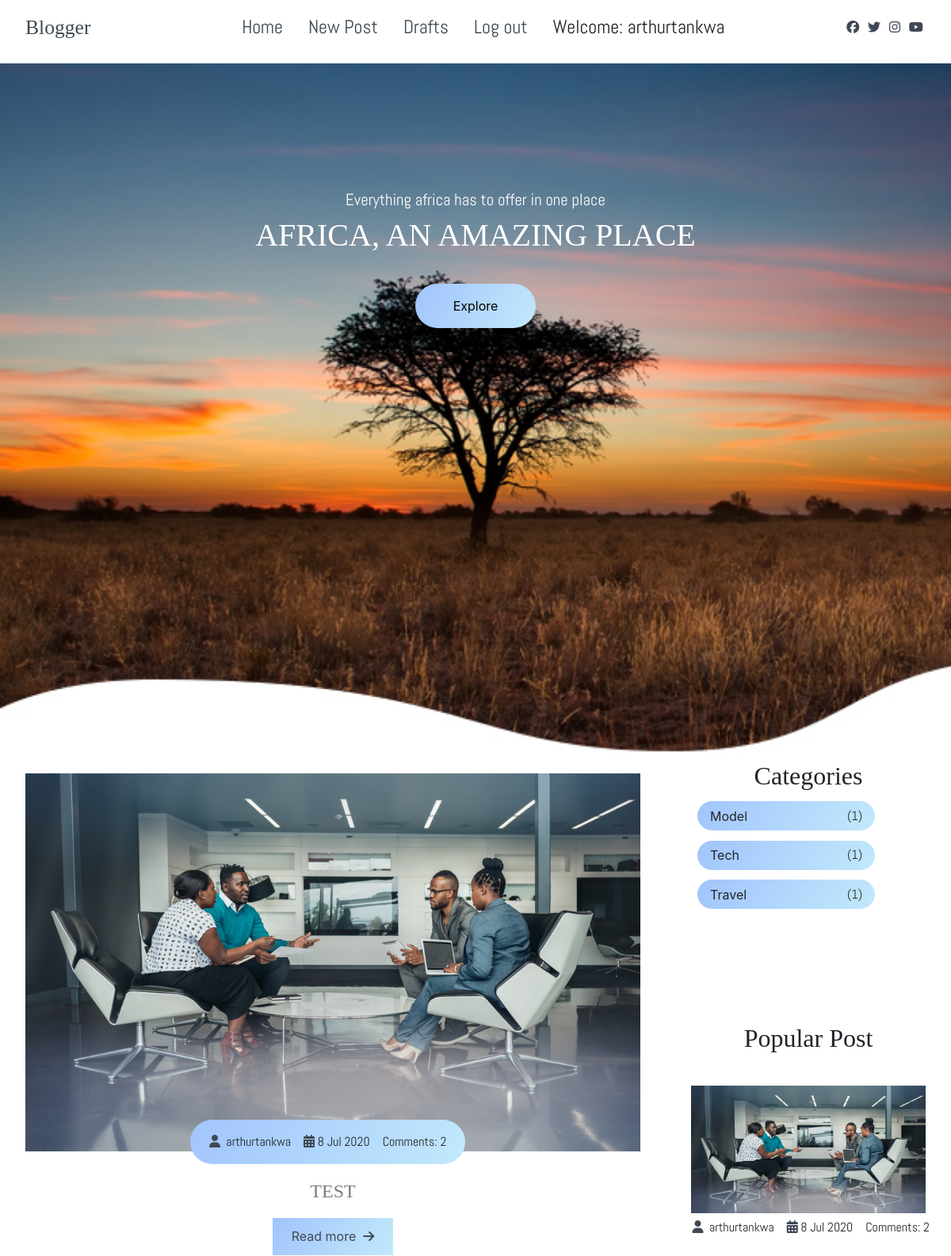
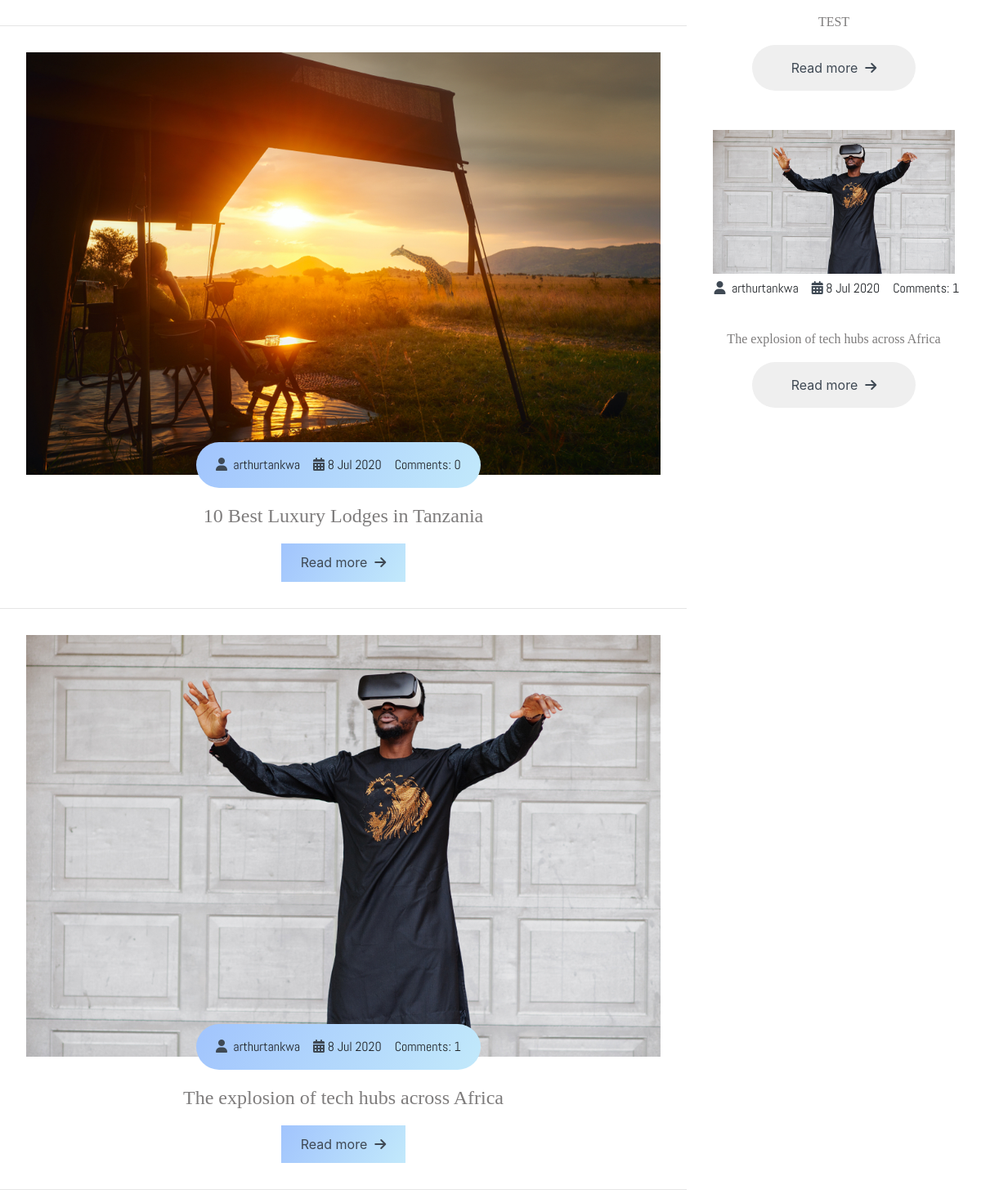
The app's page / (signed in) with its own data (2 pictures, top to bottom).
### blog/models.py (models this page shows, shortened)
class Post(models.Model):
    author = models.ForeignKey('auth.User',on_delete=models.CASCADE)
    title = models.CharField(max_length=200)
    text = models.TextField()
    image = models.ImageField()
    category = models.CharField(max_length=200, choices = cat_choices)
    created_date = models.DateTimeField(default=timezone.now)
    published_date = models.DateTimeField(blank=True, null=True)
    def approve_comments(self):
        return self.comments.filter(approved_comment=True)

### blog/views.py (the view)
# urls.py: path('',views.PostListView.as_view(),name='post_list'),
class PostListView(ListView):
    model = Post
    template_name = "blog/post_list.html"
    def get_queryset(self):
        return Post.objects.filter(published_date__lte=timezone.now()).order_by('-published_date') [:4]
    def get_context_data(self, **kwargs):
        context = super().get_context_data(**kwargs)
        query1 = Post.objects.values('category').annotate(Count('category')).order_by()
        query2 = Post.objects.annotate(comments_count=Count('comments')).filter(comments_count__gt=0).order_by('-comments_count')[:4]
        context["categories"] = query1
        context["popular"] = query2
        return context

### blog/templates/blog/post_list.html
{% extends 'blog/base.html' %}
{% block content %}
<section>
  <div class="site-content">
    <div class="post">
        {% for post in post_list %}
        <div class="post-content" data-aos="zoom-in" data-aos-delay="200">
          <div class="post-image">
            <div>
              <img src="{{post.image.url}}" class="img"/>
            </div>
            <div class="post-info flex-row">
              <span><i class="fas fa-user text-gray"></i>&nbsp {{post.author}}</span>
              <span><i class="fas fa-calendar-alt text-gray date"></i> {{ post.published_date|date:"j M Y"}}</span>
              <span> Comments: {{ post.approve_comments.count }}</span>
            </div>
          </div>
          <div class = "post-tittle">
            <p> {{ post.title }} </p>
            <button class="btn post-btn">
              <a href="{% url 'post_detail' pk=post.pk %}">Read more &nbsp;<i class="fas fa-arrow-right"></i></a>
            </button>
          </div>
        </div>
      <hr>
      {% endfor %}
    </div>
    <aside class="sidebar">
      <div class="categorie">
        <h2>Categories</h2>
        <ul class="categorie-list">
          {% for category in categories %}
            <li class="list-items" data-aos="fade-left" data-aos-delay="100">{{category.category}}<span>({{category.category__count}})</span></li>
          {% endfor %}
        </ul>
        <div class="popular-post">
          <h2 >Popular Post</h2>
          {% for post in popular %}
            <div class="post-content" data-aos="zoom-in" data-aos-delay="200">
              <div class="post-image">
                <div>
                  <img src="{{post.image.url}}" class="img"/>
                </div>
                <div class="post-info flex-row">
                  <span><i class="fas fa-user text-gray"></i>&nbsp {{post.author}}</span>
                  <span><i class="fas fa-calendar-alt text-gray date"></i> {{ post.published_date|date:"j M Y"}}</span>
                  <span> Comments: {{ post.approve_comments.count }}</span>
                </div>
              </div>
            </div>
            <div class = "post-tittle">
              <p> {{ post.title }} </p>
              <button class="btn post-btn">
                <a href="{% url 'post_detail' pk=post.pk %}">Read more &nbsp;<i class="fas fa-arrow-right"></i></a>
              </button>
            </div>
          {% endfor %}
        </div>
      </aside>
  </div>
</section>
{% endblock %}

### blog/templates/blog/base.html (shortened to what this page needs)
<!DOCTYPE html>
{% load static %}
{% load bootstrap4 %}
<html>
  <head>
    <link rel="stylesheet" href="https://cdn.jsdelivr.net/npm/bootstrap@4.0.0/dist/css/bootstrap.min.css"
>
    <link href="https://maxcdn.bootstrapcdn.com/font-awesome/4.7.0/css/font-awesome.min.css" rel="stylesheet">
    <link rel="stylesheet" href="//cdn.jsdelivr.net/medium-editor/latest/css/medium-editor.min.css" type="text/css" media="screen" charset="utf-8">
    <link rel="stylesheet" href="{% static 'css/style1.css' %}">
    <link rel="stylesheet" href="{% static 'node_modules/@fortawesome/fontawesome-free/css/all.css' %}"/>
  </head>
  <body>
    <nav class="nav navbar-nav mr-auto mt-2 mt-lg-0">
      <div class="nav-menu flex-row">
        <div class="nav-brand">
          <a href="#" class="text-gray">Blogger</a>
        </div>
        <div>
          <ul class="nav-items">
            <li class="nav-item nav-link"><a href="{% url 'post_list' %}">Home</a></li>
            {% if user.is_authenticated and user.is_staff %}
              <li class="nav-item nav-link"> <a href="{% url 'post_new' %}">New Post</a></li>
              <li class="nav-item nav-link"> <a href="{% url 'post_draft_list' %}">Drafts</a></li>
              <li class="nav-item nav-link"> <a href="{% url 'logout' %}">Log out</a></li>
              <li class="nav-item nav-link"> Welcome: {{ user.username }}</li>
            {% elif user.is_authenticated %}
              <li class="nav-item nav-link"> <a href="{% url 'post_new' %}">New Post</a></li>
              <li class="nav-item nav-link"> <a href="{% url 'logout' %}">Log out</a></li>
              <li class="nav-item nav-link"> Welcome: {{ user.username }}</li>
            {% else %}
              <a class="nav-item nav-link" href="{% url 'login' %}" aria-label="Login">
                <span class="fa fa-user" aria-hidden="true"></span></a>
              <a class="nav-item nav-link" href="{% url 'accounts:signup' %}" class="btn btn-simple">Sign up</a>
            {% endif %}
          </ul>
        </div>
        <div class="social text-grey">
          <a href="#"><i class="fab fa-facebook"></i></a>
          <a href="#"><i class="fab fa-twitter"></i></a>
          <a href="#"><i class="fab fa-instagram"></i></a>
          <a href="#"><i class="fab fa-youtube"></i></a>
        </div>
      </div>
    </nav>
    <main align= center>
      <section class="site-tittle">
        <div class="site-background" data-aos="fade-up" data-aos-delay="100">
          <h3>Everything africa has to offer in one place</h3>
          <h1>AFRICA, AN AMAZING PLACE</h1>
          <button class="btn">Explore</button>
        </div>
      </section>
              {% block content %}
              {% endblock %}
  </body>
</html>

### blog/static/css/style1.css (style rules this page uses)
html, body { margin: 0%; box-sizing: border-box; overflow-x: hidden; }
:root { --text-gray: #3f4954; --text-light: #686666da; --bg-color: #0f0f0f; --white: #ffff; --midnight: #104f55; --sky: linear-gradient(120deg, #a1c4fd 0%, #c2e9fb 100%); --Abel: "Abel", cursive; --Anton: "Anton", cursive; --Josefin: "Josefin", cursive; --Lexend: "Lexend", cursive; --Livvic: "Livvic" cursive; }
a { text-decoration: none; color: var(--text-gray); }
.flex-row { display: flex; flex-direction: row; flex-wrap: wrap; }
.text-gray { color: var(--text-gray); }
ul { list-style-type: none; }
h1 { font-family: var(--Lexend); font-size: 2.5rem; }
h3 { font-family: var(--Abel); font-size: 1.3rem; }
h2 { font-family: var(--Lexend); }
button.btn { border: none; border-radius: 2rem; padding: 1rem 3rem; font-size: 1rem; font-family: var(--Livvic); cursor: pointer; }
span { font-family: var(--Abel); }
p { font-family: var(--Lexend); color: var(--text-light); }
.nav { background: white; padding: 0 2rem; height: 0rem; min-height: 10vh; overflow: hidden; transition: height 1s ease-in; }
.nav .nav-menu { justify-content: space-between; }
.nav .nav-items { display: flex; margin: 0; }
.nav .nav-items .nav-link { padding: 1rem 1rem; font-size: 1.1rem; position: relative; font-family: var(--Abel); font-size: 1.5rem; }
.nav .nav-brand a { font-size: 1.6rem; padding: 1rem 0; display: block; font-family: var(--Lexend); font-size: 1.6rem; }
.nav .social { padding: 1.4rem 0; }
.nav .social i { padding: 0 0.2rem; }
main { overflow: hidden; }
main .site-tittle { background: url(../assets/img/bg-image.jpg); background-size: cover; height: 110vh; display: flex; justify-content: center; }
main .site-tittle .site-background { padding: 10rem; text-align: center; color: var(--white); }
main .site-tittle .btn { margin: 1.8rem; background: var(--sky); }
main .site-content { display: grid; grid-template-columns: 70% 30%; }
main .post-content { width: 100%; }
main .site-content .post-content > .post-image, .post-tittle { padding: 1rem 2rem; position: relative; }
main .site-content .post-content > .post-image .post-info { background: var(--sky); padding: 1rem 1rem; position: absolute; bottom: 0%; left: 20vw; border-radius: 3rem; }
main .site-content .post-content > .post-image > div { overflow: hidden; }
main .site-content .post-content > .post-image .img { width: 100%; transition: 1s ease; }
main .site-content .post-content > .post-image .post-info span { margin: 0 0.5rem; }
main .post-content .post-tittle p { font-family: var(--Anton); font-size: 1.5rem; }
.site-content .post-content .post-tittle .post-btn { border-radius: 0; padding: 0.7rem 1.5rem; background: var(--sky); }
.sidebar .categorie-list { font-family: var(--Livvic); }
.sidebar .categorie-list .list-items { background: var(--sky); padding: 0.4rem 1rem; margin: 0.8rem 0; border-radius: 3rem; width: 70%; display: flex; justify-content: space-between; }
.sidebar .popular-post .post-content { padding: 1rem 0; }
.sidebar .popular-post h2 { padding-top: 8rem; }
.sidebar .popular-post .post-info { padding: 0.4rem 0.1rem !important; bottom: 0rem !important; left: 1.5rem !important; border-radius: 0rem !important; background: var(--white) !important; }
.sidebar .popular-post .post-tittle a { font-size: 1rem; }

### records on screen
Post: image (picture), author "arthurtankwa", published_date "8 Jul 2020", approve_comments.count "2", title "TEST", category "Model", category__count "1"
Post: image (picture), author "arthurtankwa", published_date "8 Jul 2020", approve_comments.count "0", title "10 Best Luxury Lodges in Tanzania", category "Travel", category__count "1"
Post: image (picture), author "arthurtankwa", published_date "8 Jul 2020", approve_comments.count "1", title "The explosion of tech hubs across Africa", category "Tech", category__count "1"

### other values on screen
{{ user.username }} "arthurtankwa"
